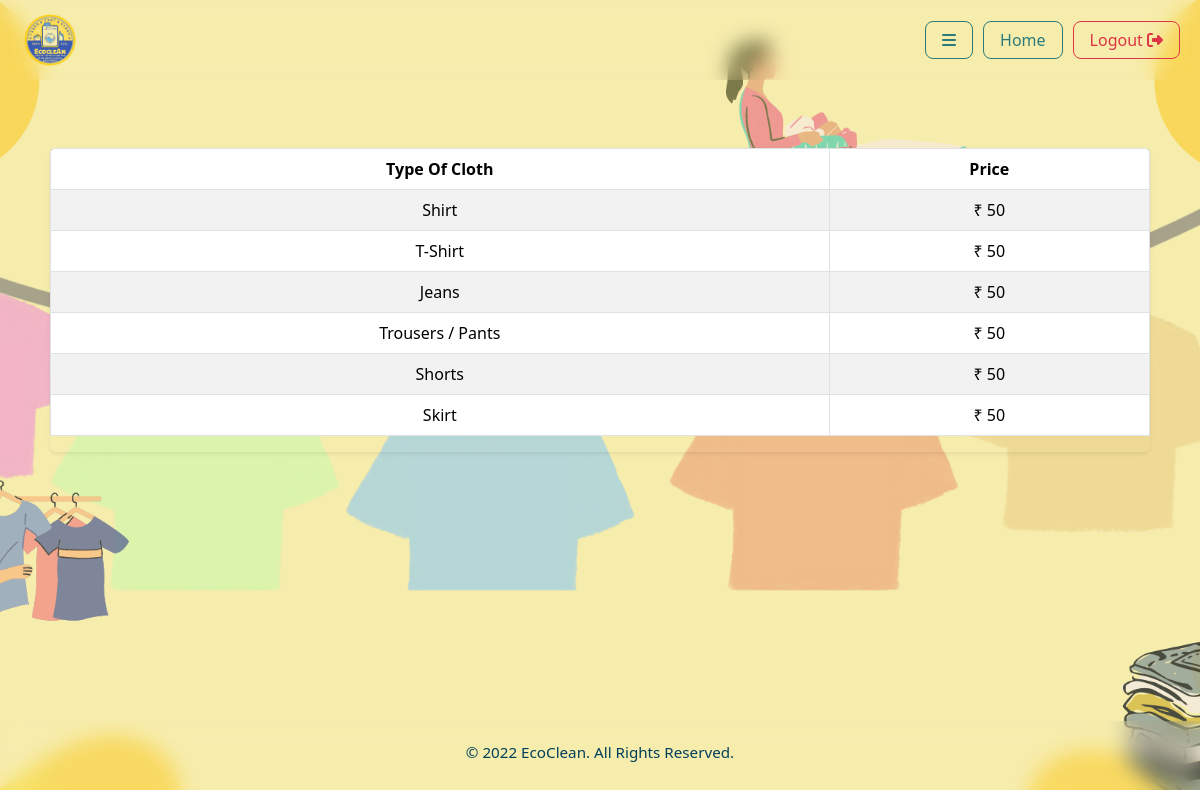
Page /customer/details/2 (signed in) on the committed database.
### common/models.py (models this page shows)
class addservice(models.Model):
    servicename=models.ForeignKey(servicename,on_delete=models.PROTECT,default=1)
    typeofcloth=models.ForeignKey(clothtype,on_delete=models.PROTECT,default=1)
    price=models.IntegerField()

class clothtype(models.Model):
    typeofcloth=models.CharField(max_length=40)
    def __str__(self):
        return self.typeofcloth

### customer/views.py (the view)
# urls.py: path('details/<int:un>',views.cdetails,name='details'),
@login_required
def cdetails(request,un):
    fetchdetails = addservice.objects.filter(servicename=un)
    return render(request, 'Customer/cdetails.html',{'fetch':fetchdetails})

### template/Customer/cdetails.html (shortened to what this page needs)
{% load static %}
<!DOCTYPE html>
<html lang="en">
  <head>
    <link
      href="https://cdn.jsdelivr.net/npm/bootstrap@5.3.2/dist/css/bootstrap.min.css"
      rel="stylesheet" />
    <link
      rel="stylesheet"
      href="https://cdnjs.cloudflare.com/ajax/libs/font-awesome/6.1.1/css/all.min.css" />
  </head>
  <body>
    <nav class="navbar">
      <div class="logo">
        <img
          src="{% static 'images/EcoClean__2_-removebg-preview.png' %}"
          alt="EcoClean Logo" />
      </div>
      <div class="nav-actions">
        <button
          class="btn"
          type="button"
          data-bs-toggle="offcanvas"
          data-bs-target="#sidebarMenu">
          <i class="fas fa-bars"></i>
        </button>
        <a href="/" class="btn">Home</a>
        <a
          href="#"
          class="btn btn-outline-danger-custom text-white"
          data-bs-toggle="modal"
          data-bs-target="#logoutModal">
          Logout <i class="fas fa-sign-out-alt"></i>
        </a>
      </div>
    </nav>
    <div class="rightpanel container my-5">
      <div class="table-responsive shadow-sm rounded">
        <table
          class="table table-bordered table-striped table-hover text-center">
          <thead class="thead-dark bg-primary text-white">
            <tr>
              <th>Type Of Cloth</th>
              <th>Price</th>
            </tr>
          </thead>
          <tbody>
            {% for f in fetch %}
            <tr>
              <td>{{ f.typeofcloth }}</td>
              <td>₹ {{ f.price }}</td>
            </tr>
            {% empty %}
            <tr>
              <td colspan="2" class="text-center">No records found</td>
            </tr>
            {% endfor %}
          </tbody>
        </table>
      </div>
    </div>
    <footer>
      <p>&copy; 2022 EcoClean. All Rights Reserved.</p>
    </footer>
  </body>
</html>

### rows in the picture
addservice: typeofcloth "Shirt", price "50"
addservice: typeofcloth "T-Shirt", price "50"
addservice: typeofcloth "Jeans", price "50"
addservice: typeofcloth "Trousers / Pants", price "50"
addservice: typeofcloth "Shorts", price "50"
addservice: typeofcloth "Skirt", price "50"
